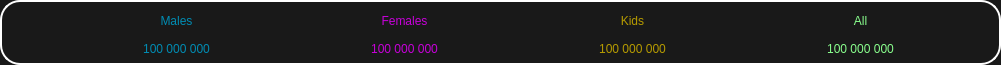
      <widget class="QFrame" name="Cage">
       <property name="geometry">
        <rect>
         <x>10</x>
         <y>421</y>
         <width>1001</width>
         <height>65</height>
        </rect>
       </property>
       <property name="minimumSize">
        <size>
         <width>0</width>
         <height>65</height>
        </size>
       </property>
       <property name="maximumSize">
        <size>
         <width>16777215</width>
         <height>65</height>
        </size>
       </property>
       <property name="styleSheet">
        <string notr="true">QWidget{
	background-color: rgb(25, 25, 25);
	color: rgb(255, 255, 255);
	border-style: outset;
    	border-radius: 20px;
	border: 2px solid #ffffff;
}</string>
       </property>
       <property name="frameShape">
        <enum>QFrame::StyledPanel</enum>
       </property>
       <property name="frameShadow">
        <enum>QFrame::Raised</enum>
       </property>
       <widget class="QLabel" name="Cages_Logo_3">
        <property name="geometry">
         <rect>
          <x>40</x>
          <y>10</y>
          <width>45</width>
          <height>45</height>
         </rect>
        </property>
        <property name="minimumSize">
         <size>
          <width>45</width>
          <height>45</height>
         </size>
        </property>
        <property name="maximumSize">
         <size>
          <width>45</width>
          <height>45</height>
         </size>
        </property>
        <property name="styleSheet">
         <string notr="true">background-color: rgba(0, 0, 0, 0);
color: rgb(255, 255, 255);
border:none;</string>
        </property>
        <property name="text">
         <string/>
        </property>
        <property name="pixmap">
         <pixmap resource="resources.qrc">:/Icons/Cages_White.png</pixmap>
        </property>
        <property name="scaledContents">
         <bool>true</bool>
        </property>
        <property name="alignment">
         <set>Qt::AlignCenter</set>
        </property>
       </widget>
       <widget class="QLabel" name="Males_Text_2">
        <property name="geometry">
         <rect>
          <x>95</x>
          <y>2</y>
          <width>163</width>
          <height>37</height>
         </rect>
        </property>
        <property name="minimumSize">
         <size>
          <width>163</width>
          <height>37</height>
         </size>
        </property>
        <property name="maximumSize">
         <size>
          <width>163</width>
          <height>37</height>
         </size>
        </property>
        <property name="styleSheet">
         <string notr="true">background-color: rgba(0, 0, 0, 0);
color: rgb(0, 140, 179);
font: 75 25pt &quot;Acme&quot;;
border:none;</string>
        </property>
        <property name="text">
         <string>Males</string>
        </property>
        <property name="alignment">
         <set>Qt::AlignCenter</set>
        </property>
       </widget>
       <widget class="QLabel" name="Cages_Males_Inter">
        <property name="geometry">
         <rect>
          <x>95</x>
          <y>30</y>
          <width>163</width>
          <height>37</height>
         </rect>
        </property>
        <property name="minimumSize">
         <size>
          <width>163</width>
          <height>37</height>
         </size>
        </property>
        <property name="maximumSize">
         <size>
          <width>163</width>
          <height>37</height>
         </size>
        </property>
        <property name="styleSheet">
         <string notr="true">border:none;background-color: rgba(0, 0, 0, 0);color: rgb(0, 140, 179);;font: 75 15pt 'Acme';</string>
        </property>
        <property name="text">
         <string>100 000 000</string>
        </property>
        <property name="alignment">
         <set>Qt::AlignCenter</set>
        </property>
       </widget>
       <widget class="QLabel" name="Cages_Logo_4">
        <property name="geometry">
         <rect>
          <x>268</x>
          <y>10</y>
          <width>45</width>
          <height>45</height>
         </rect>
        </property>
        <property name="minimumSize">
         <size>
          <width>45</width>
          <height>45</height>
         </size>
        </property>
        <property name="maximumSize">
         <size>
          <width>45</width>
          <height>45</height>
         </size>
        </property>
        <property name="styleSheet">
         <string notr="true">background-color: rgba(0, 0, 0, 0);
color: rgb(255, 255, 255);
border:none;</string>
        </property>
        <property name="text">
         <string/>
        </property>
        <property name="pixmap">
         <pixmap resource="resources.qrc">:/Icons/Cages_White.png</pixmap>
        </property>
        <property name="scaledContents">
         <bool>true</bool>
        </property>
        <property name="alignment">
         <set>Qt::AlignCenter</set>
        </property>
       </widget>
       <widget class="QLabel" name="Females_Text_2">
        <property name="geometry">
         <rect>
          <x>323</x>
          <y>2</y>
          <width>163</width>
          <height>37</height>
         </rect>
        </property>
        <property name="minimumSize">
         <size>
          <width>163</width>
          <height>37</height>
         </size>
        </property>
        <property name="maximumSize">
         <size>
          <width>163</width>
          <height>37</height>
         </size>
        </property>
        <property name="styleSheet">
         <string notr="true">background-color: rgba(0, 0, 0, 0);
color: rgb(199, 0, 217);
font: 75 25pt &quot;Acme&quot;;
border:none;</string>
        </property>
        <property name="text">
         <string>Females</string>
        </property>
        <property name="alignment">
         <set>Qt::AlignCenter</set>
        </property>
       </widget>
       <widget class="QLabel" name="Cages_Females_Inter">
        <property name="geometry">
         <rect>
          <x>323</x>
          <y>30</y>
          <width>163</width>
          <height>37</height>
         </rect>
        </property>
        <property name="minimumSize">
         <size>
          <width>163</width>
          <height>37</height>
         </size>
        </property>
        <property name="maximumSize">
         <size>
          <width>163</width>
          <height>37</height>
         </size>
        </property>
        <property name="styleSheet">
         <string notr="true">border:none;background-color: rgba(0, 0, 0, 0);color:rgb(199, 0, 217);font: 75 15pt 'Acme';</string>
        </property>
        <property name="text">
         <string>100 000 000</string>
        </property>
        <property name="alignment">
         <set>Qt::AlignCenter</set>
        </property>
       </widget>
       <widget class="QLabel" name="Cages_Logo_5">
        <property name="geometry">
         <rect>
          <x>496</x>
          <y>10</y>
          <width>45</width>
          <height>45</height>
         </rect>
        </property>
        <property name="minimumSize">
         <size>
          <width>45</width>
          <height>45</height>
         </size>
        </property>
        <property name="maximumSize">
         <size>
          <width>45</width>
          <height>45</height>
         </size>
        </property>
        <property name="styleSheet">
         <string notr="true">border:none;background-color: rgba(0, 0, 0, 0);
color: rgb(255, 255, 255);</string>
        </property>
        <property name="text">
         <string/>
        </property>
        <property name="pixmap">
         <pixmap resource="resources.qrc">:/Icons/Cages_White.png</pixmap>
        </property>
        <property name="scaledContents">
         <bool>true</bool>
        </property>
        <property name="alignment">
         <set>Qt::AlignCenter</set>
        </property>
       </widget>
       <widget class="QLabel" name="Kids_Text">
        <property name="geometry">
         <rect>
          <x>551</x>
          <y>2</y>
          <width>163</width>
          <height>37</height>
         </rect>
        </property>
        <property name="minimumSize">
         <size>
          <width>163</width>
          <height>37</height>
         </size>
        </property>
        <property name="maximumSize">
         <size>
          <width>163</width>
          <height>37</height>
         </size>
        </property>
        <property name="styleSheet">
         <string notr="true">border:none;background-color: rgba(0, 0, 0, 0);
color: rgb(182, 155, 0);
font: 75 25pt &quot;Acme&quot;;</string>
        </property>
        <property name="text">
         <string>Kids</string>
        </property>
        <property name="alignment">
         <set>Qt::AlignCenter</set>
        </property>
       </widget>
       <widget class="QLabel" name="Cages_Kids_Inter">
        <property name="geometry">
         <rect>
          <x>551</x>
          <y>30</y>
          <width>163</width>
          <height>37</height>
         </rect>
        </property>
        <property name="minimumSize">
         <size>
          <width>163</width>
          <height>37</height>
         </size>
        </property>
        <property name="maximumSize">
         <size>
          <width>163</width>
          <height>37</height>
         </size>
        </property>
        <property name="styleSheet">
         <string notr="true">border:none;background-color: rgba(0, 0, 0, 0);color:rgb(182, 155, 0);font: 75 15pt 'Acme';</string>
        </property>
        <property name="text">
         <string>100 000 000</string>
        </property>
        <property name="alignment">
         <set>Qt::AlignCenter</set>
        </property>
       </widget>
       <widget class="QLabel" name="Cages_Logo_6">
        <property name="geometry">
         <rect>
          <x>724</x>
          <y>10</y>
          <width>45</width>
          <height>45</height>
         </rect>
        </property>
        <property name="minimumSize">
         <size>
          <width>45</width>
          <height>45</height>
         </size>
        </property>
        <property name="maximumSize">
         <size>
          <width>45</width>
          <height>45</height>
         </size>
        </property>
        <property name="styleSheet">
         <string notr="true">border:none;background-color: rgba(0, 0, 0, 0);
color: rgb(255, 255, 255);</string>
        </property>
        <property name="text">
         <string/>
        </property>
        <property name="pixmap">
         <pixmap resource="resources.qrc">:/Icons/Cages_White.png</pixmap>
        </property>
        <property name="scaledContents">
         <bool>true</bool>
        </property>
        <property name="alignment">
         <set>Qt::AlignCenter</set>
        </property>
       </widget>
       <widget class="QLabel" name="All_Text">
        <property name="geometry">
         <rect>
          <x>779</x>
          <y>2</y>
          <width>163</width>
          <height>37</height>
         </rect>
        </property>
        <property name="minimumSize">
         <size>
          <width>163</width>
          <height>37</height>
         </size>
        </property>
        <property name="maximumSize">
         <size>
          <width>163</width>
          <height>37</height>
         </size>
        </property>
        <property name="styleSheet">
         <string notr="true">border:none;background-color: rgba(0, 0, 0, 0);
color: rgb(137, 255, 141);
font: 75 25pt &quot;Acme&quot;;</string>
        </property>
        <property name="text">
         <string>All</string>
        </property>
        <property name="alignment">
         <set>Qt::AlignCenter</set>
        </property>
       </widget>
       <widget class="QLabel" name="Cages_All_Inter">
        <property name="geometry">
         <rect>
          <x>779</x>
          <y>30</y>
          <width>163</width>
          <height>37</height>
         </rect>
        </property>
        <property name="minimumSize">
         <size>
          <width>163</width>
          <height>37</height>
         </size>
        </property>
        <property name="maximumSize">
         <size>
          <width>163</width>
          <height>37</height>
         </size>
        </property>
        <property name="styleSheet">
         <string notr="true">border:none;background-color: rgba(0, 0, 0, 0);color:rgb(137, 255, 141);font: 75 15pt 'Acme';</string>
        </property>
        <property name="text">
         <string>100 000 000</string>
        </property>
        <property name="alignment">
         <set>Qt::AlignCenter</set>
        </property>
       </widget>
      </widget>
